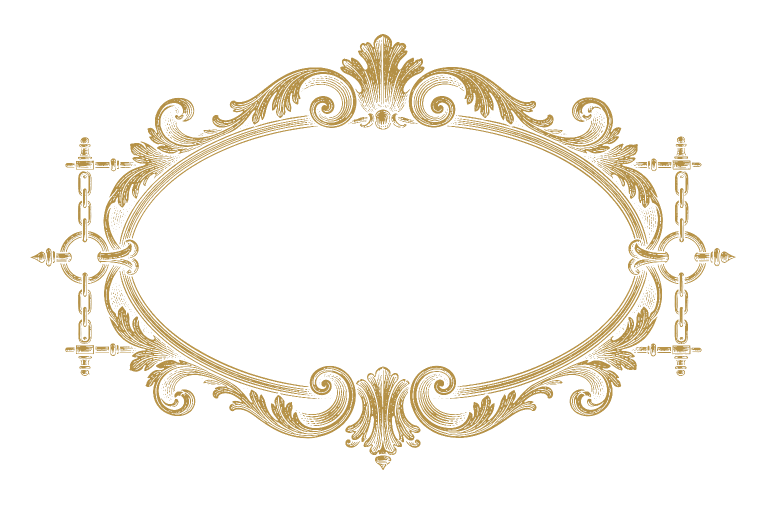
#> input picture art/cartouche.png, 1536 x 1024 px (shown at 1/2 size)
$ python keyout.py
#> lines starting #> are read from the running program, lines starting #| are printed output that depends on the picture
"""Key the dark backdrop out of cartouche.png -> transparent ornament.

gpt-image-1 keeps filling the cartouche's empty center with a dark vignette
instead of honoring transparency. Since the ornament is light on dark, we make
alpha follow luminance (bright engraving -> opaque, dark backdrop -> clear) and
warm the strokes toward aged gold so they read on parchment.
"""
import numpy as np
from PIL import Image

src = Image.open("cartouche.png").convert("RGB")
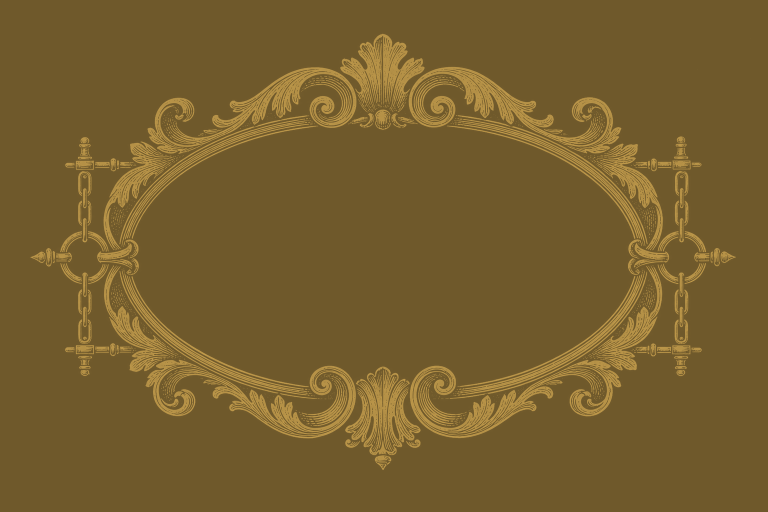
#> src: PIL image 1536x1024 RGB (shown at 1/2 size); mean R, G, B 118.5, 95, 45.9
a = np.asarray(src).astype(np.float32)
lum = 0.299 * a[..., 0] + 0.587 * a[..., 1] + 0.114 * a[..., 2]
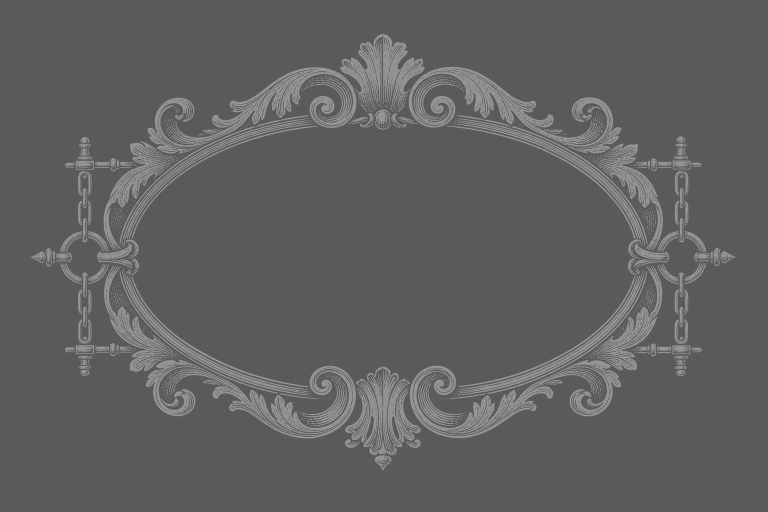
#> lum: shape (1024, 1536) float32 (shown at 1/2 size); min 90.33, max 163.5, mean 96.4

lo, hi = 70.0, 175.0
alpha = np.clip((lum - lo) / (hi - lo), 0, 1) ** 1.15      # smooth cut of the halo
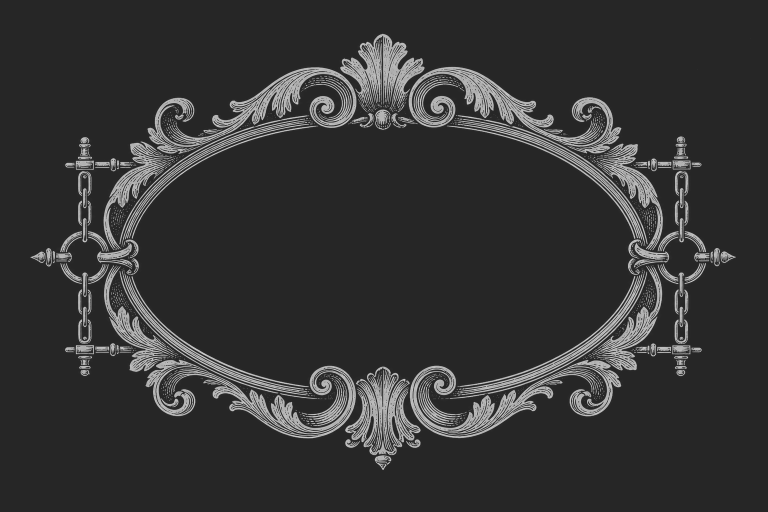
#> alpha: shape (1024, 1536) float32 (shown at 1/2 size); min 0.151, max 0.875, mean 0.21

# warm the bright strokes toward aged gold, keeping the engraving's shading
gold = np.array([202, 162, 79], dtype=np.float32)
shade = np.clip(lum / 255.0, 0, 1)[..., None]
rgb = gold * (0.55 + 0.45 * shade)
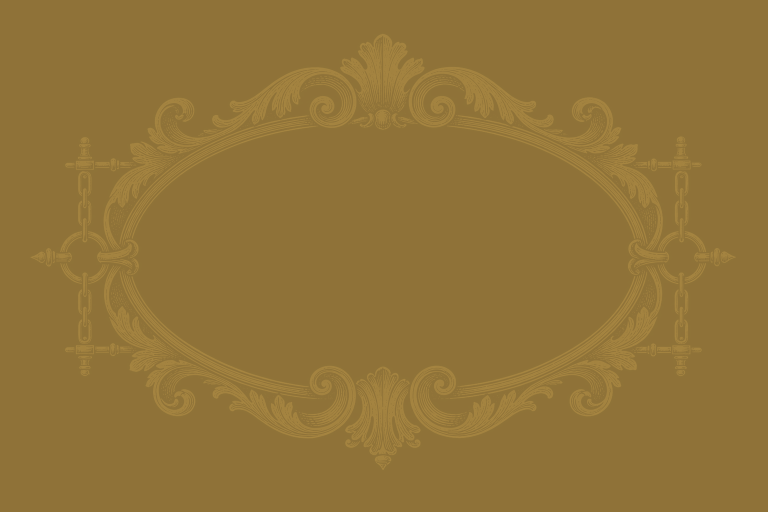
#> rgb: shape (1024, 1536, 3) float32 (shown at 1/2 size); mean of channels 0, 1, 2 145.8, 115.1, 56.8; drawn as R, G, B

out = np.dstack([rgb, alpha * 255.0]).astype(np.uint8)
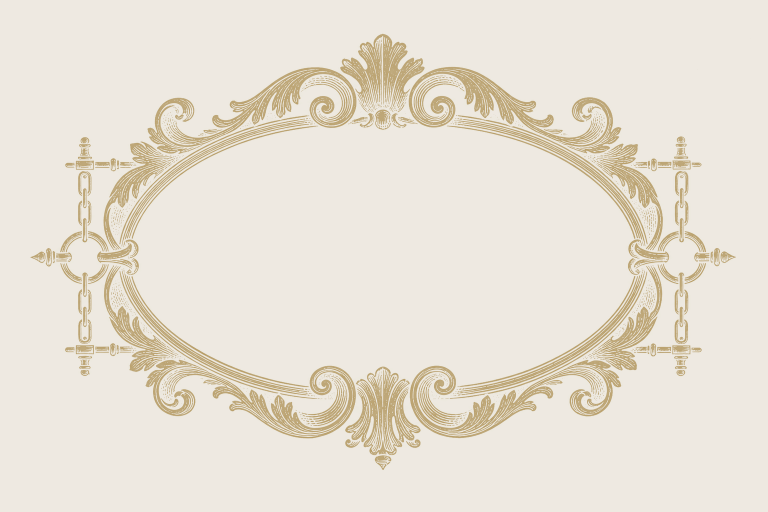
#> out: shape (1024, 1536, 4) (shown at 1/2 size); mean of channels 0, 1, 2, 3 145.1, 115.8, 56.8, 52.9; transparent parts drawn white
Image.fromarray(out, "RGBA").save("cartouche.png")
print("cartouche.png keyed to transparent ornament")

$ run again, with art/corner-flourish.png copied over art/cartouche.png
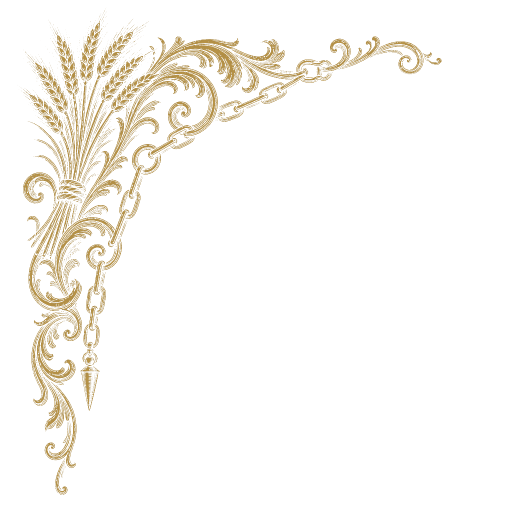
#> input picture art/corner-flourish.png, 1024 x 1024 px (shown at 1/2 size)
#> `alpha = np.clip((lum - lo) / (hi - lo), 0, 1) ** 1.15`:
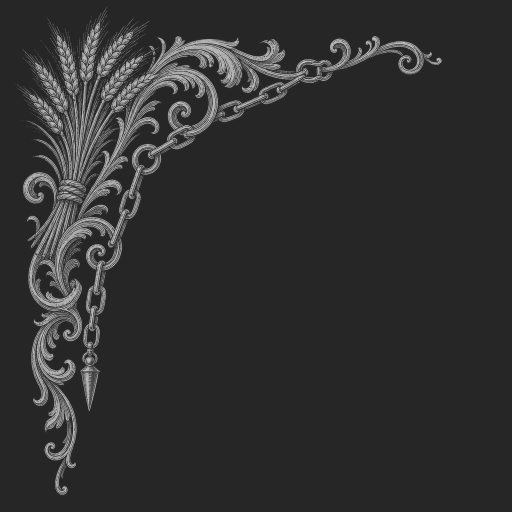
#> alpha: shape (1024, 1024) float32 (shown at 1/2 size); min 0.151, max 0.875, mean 0.192
#> `out = np.dstack([rgb, alpha * 255.0]).astype(np.uint8)`:
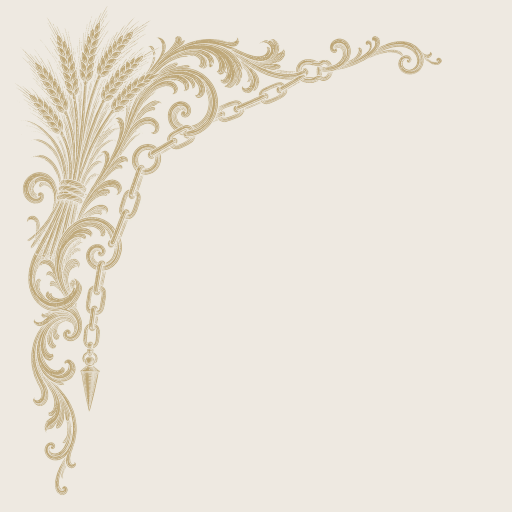
#> out: shape (1024, 1024, 4) (shown at 1/2 size); mean of channels 0, 1, 2, 3 144.5, 115.3, 56.5, 48.3; transparent parts drawn white
